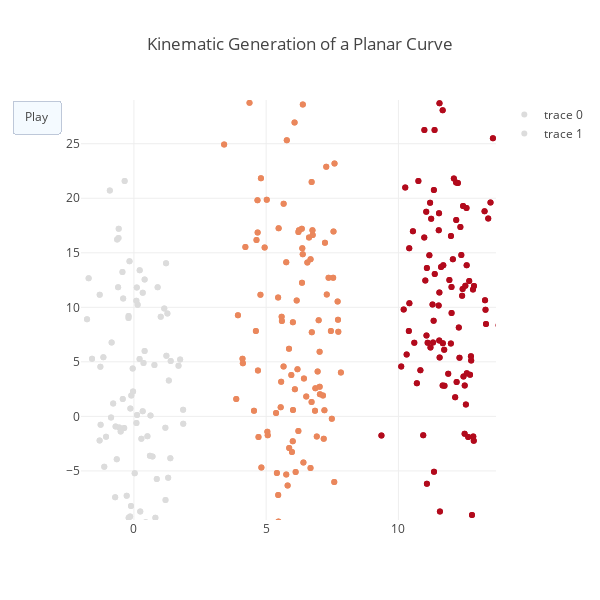

Write notebook code for a chart like this one.
### Code cell
ct.visualize(vectores,colores,movimiento)

### Figure 1 — Plotly figure (JSON) as saved in the notebook; plotly's stock layout.template omitted (floating-point values rounded to 4 significant figures; data arrays with more than 128 entries replaced by an {"elided": "..."} marker saying what was removed)
{"data": [{"marker": {"color": {"elided": "300 int values"}}, "mode": "markers", "type": "scatter", "uid": "3b6b69ac-9d79-11e8-9518-a0afbd790b07", "x": {"elided": "300 float values"}, "y": {"elided": "300 float values"}}, {"marker": {"color": {"elided": "300 int values"}}, "mode": "markers", "type": "scatter", "uid": "3b6b69ad-9d79-11e8-9387-a0afbd790b07", "x": {"elided": "300 float values"}, "y": {"elided": "300 float values"}}], "layout": {"height": 600, "hovermode": "closest", "title": "Kinematic Generation of a Planar Curve", "updatemenus": [{"buttons": [{"args": [null], "label": "Play", "method": "animate"}], "type": "buttons"}], "width": 600, "xaxis": {"autorange": false, "range": [-2, 13.69], "zeroline": false}, "yaxis": {"autorange": false, "range": [-9.502, 29.01], "zeroline": false}}}
